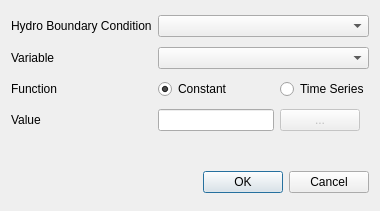
<?xml version="1.0" encoding="UTF-8"?>
<ui version="4.0">
 <class>VerticallyIntegratedWaterQualityBoundaryConditionDialog</class>
 <widget class="QDialog" name="VerticallyIntegratedWaterQualityBoundaryConditionDialog">
  <property name="geometry">
   <rect>
    <x>0</x>
    <y>0</y>
    <width>380</width>
    <height>211</height>
   </rect>
  </property>
  <property name="minimumSize">
   <size>
    <width>380</width>
    <height>211</height>
   </size>
  </property>
  <property name="maximumSize">
   <size>
    <width>380</width>
    <height>211</height>
   </size>
  </property>
  <property name="windowTitle">
   <string>Vertically Integrated Water Quality Boundary Condition</string>
  </property>
  <layout class="QGridLayout" name="gridLayout">
   <item row="5" column="0" colspan="3">
    <widget class="QDialogButtonBox" name="buttonBox">
     <property name="orientation">
      <enum>Qt::Horizontal</enum>
     </property>
     <property name="standardButtons">
      <set>QDialogButtonBox::Cancel|QDialogButtonBox::Ok</set>
     </property>
    </widget>
   </item>
   <item row="4" column="0">
    <spacer name="verticalSpacer">
     <property name="orientation">
      <enum>Qt::Vertical</enum>
     </property>
     <property name="sizeType">
      <enum>QSizePolicy::Fixed</enum>
     </property>
     <property name="sizeHint" stdset="0">
      <size>
       <width>20</width>
       <height>30</height>
      </size>
     </property>
    </spacer>
   </item>
   <item row="2" column="0">
    <widget class="QLabel" name="label_3">
     <property name="text">
      <string>Function</string>
     </property>
    </widget>
   </item>
   <item row="2" column="2">
    <widget class="QRadioButton" name="rdoTimeSeries">
     <property name="text">
      <string>Time Series</string>
     </property>
    </widget>
   </item>
   <item row="0" column="1" colspan="2">
    <widget class="QComboBox" name="cbxHydroBoundaryCondition"/>
   </item>
   <item row="3" column="0">
    <widget class="QLabel" name="label_4">
     <property name="text">
      <string>Value</string>
     </property>
    </widget>
   </item>
   <item row="0" column="0">
    <widget class="QLabel" name="label">
     <property name="text">
      <string>Hydro Boundary Condition</string>
     </property>
    </widget>
   </item>
   <item row="2" column="1">
    <widget class="QRadioButton" name="rdoConstant">
     <property name="text">
      <string>Constant</string>
     </property>
     <property name="checked">
      <bool>true</bool>
     </property>
    </widget>
   </item>
   <item row="3" column="2">
    <widget class="QPushButton" name="btnTimeSeries">
     <property name="enabled">
      <bool>false</bool>
     </property>
     <property name="sizePolicy">
      <sizepolicy hsizetype="Fixed" vsizetype="Fixed">
       <horstretch>0</horstretch>
       <verstretch>0</verstretch>
      </sizepolicy>
     </property>
     <property name="text">
      <string>...</string>
     </property>
    </widget>
   </item>
   <item row="3" column="1">
    <widget class="QLineEdit" name="edtConstant"/>
   </item>
   <item row="1" column="0">
    <widget class="QLabel" name="label_2">
     <property name="text">
      <string>Variable</string>
     </property>
    </widget>
   </item>
   <item row="1" column="1" colspan="2">
    <widget class="QComboBox" name="cbxVariable"/>
   </item>
  </layout>
 </widget>
 <tabstops>
  <tabstop>cbxHydroBoundaryCondition</tabstop>
  <tabstop>cbxVariable</tabstop>
  <tabstop>rdoConstant</tabstop>
  <tabstop>rdoTimeSeries</tabstop>
  <tabstop>edtConstant</tabstop>
  <tabstop>btnTimeSeries</tabstop>
 </tabstops>
 <resources/>
 <connections>
  <connection>
   <sender>buttonBox</sender>
   <signal>accepted()</signal>
   <receiver>VerticallyIntegratedWaterQualityBoundaryConditionDialog</receiver>
   <slot>accept()</slot>
   <hints>
    <hint type="sourcelabel">
     <x>248</x>
     <y>254</y>
    </hint>
    <hint type="destinationlabel">
     <x>157</x>
     <y>274</y>
    </hint>
   </hints>
  </connection>
  <connection>
   <sender>buttonBox</sender>
   <signal>rejected()</signal>
   <receiver>VerticallyIntegratedWaterQualityBoundaryConditionDialog</receiver>
   <slot>reject()</slot>
   <hints>
    <hint type="sourcelabel">
     <x>316</x>
     <y>260</y>
    </hint>
    <hint type="destinationlabel">
     <x>286</x>
     <y>274</y>
    </hint>
   </hints>
  </connection>
  <connection>
   <sender>rdoConstant</sender>
   <signal>clicked(bool)</signal>
   <receiver>edtConstant</receiver>
   <slot>setEnabled(bool)</slot>
   <hints>
    <hint type="sourcelabel">
     <x>226</x>
     <y>80</y>
    </hint>
    <hint type="destinationlabel">
     <x>227</x>
     <y>112</y>
    </hint>
   </hints>
  </connection>
  <connection>
   <sender>rdoConstant</sender>
   <signal>clicked(bool)</signal>
   <receiver>btnTimeSeries</receiver>
   <slot>setDisabled(bool)</slot>
   <hints>
    <hint type="sourcelabel">
     <x>226</x>
     <y>80</y>
    </hint>
    <hint type="destinationlabel">
     <x>305</x>
     <y>113</y>
    </hint>
   </hints>
  </connection>
  <connection>
   <sender>rdoTimeSeries</sender>
   <signal>clicked(bool)</signal>
   <receiver>btnTimeSeries</receiver>
   <slot>setEnabled(bool)</slot>
   <hints>
    <hint type="sourcelabel">
     <x>331</x>
     <y>80</y>
    </hint>
    <hint type="destinationlabel">
     <x>305</x>
     <y>113</y>
    </hint>
   </hints>
  </connection>
  <connection>
   <sender>rdoTimeSeries</sender>
   <signal>clicked(bool)</signal>
   <receiver>edtConstant</receiver>
   <slot>setDisabled(bool)</slot>
   <hints>
    <hint type="sourcelabel">
     <x>331</x>
     <y>80</y>
    </hint>
    <hint type="destinationlabel">
     <x>227</x>
     <y>112</y>
    </hint>
   </hints>
  </connection>
 </connections>
</ui>
